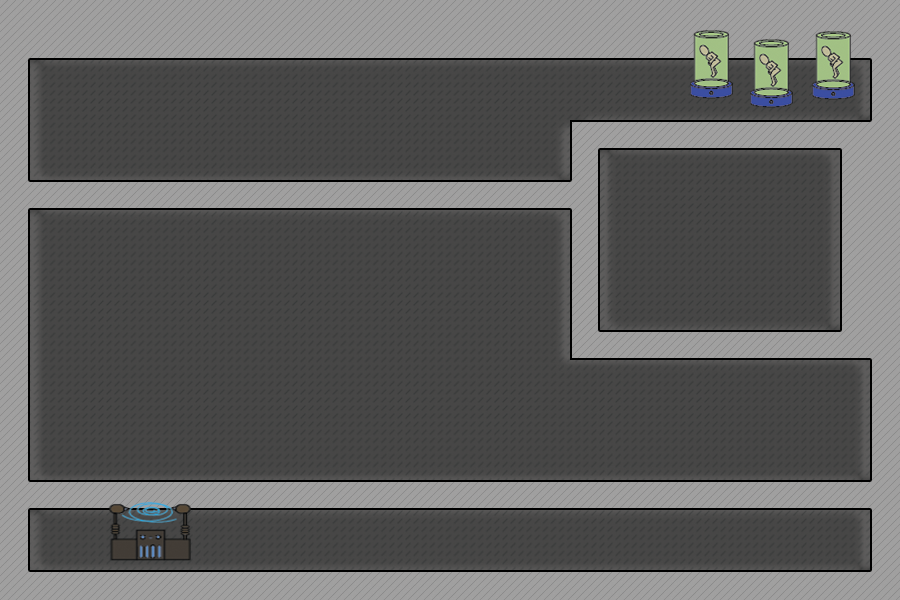

Rendered tile map (Tiled .tmx) drawn with the repository's tilesets; below, a short description and the map source with its tile grids summarised:
An orthogonal 15x10 tile map with 60x60 px tiles, 1 tile layer (background) and 8 objects.

<map version="1.0" orientation="orthogonal" renderorder="right-down" width="15" height="10" tilewidth="60" tileheight="60" nextobjectid="9">
 <tileset firstgid="1" name="lab" tilewidth="60" tileheight="60">
  <image source="level 3.png" width="900" height="600" />
 </tileset>
 <layer name="background" width="15" height="10">
  <data>[150 cells, 150 non-empty, 150 distinct tile ids]</data>
 </layer>
 <objectgroup name="collision">
  <object id="1" x="111.333" y="557.333">
   <polyline points="0,0 -0.666667,-33.3333 0,-44 -4.66667,-48.6667 1.33333,-56 12,-55.3333 15.3333,-52 39.3333,-58.6667 60,-54 72,-55.3333 80.6667,-52.6667 82.6667,-48 76.6667,-44 79.3333,-34.6667 81.3333,-25.3333 80,-20.6667 80,0.666667 0.666667,1.33333" />
  </object>
  <object id="2" x="691.333" y="32.6667">
   <polyline points="0,0 -1.33333,46.6667 -4,59.3333 4.66667,67.3333 29.3333,68.6667 43.3333,66.6667 43.3333,48 39.3333,45.3333 40,-4 16.6667,-6.66667 0,-1.33333" />
  </object>
  <object id="3" x="753.333" y="40.6667">
   <polyline points="0,0 18,-5.33333 35.3333,0 36,48 41.3333,55.3333 40.6667,61.3333 27.3333,66.6667 6.66667,66.6667 -4,60.6667 -2,48.6667 0.666667,0.666667" />
  </object>
  <object id="4" x="816" y="34">
   <polyline points="0,0 12.6667,-5.33333 27.3333,-4 36.6667,0.666667 34.6667,48.6667 38.6667,50 40.6667,59.3333 32,64 8,66 -2.66667,62 -4,50 -2,46 -0.666667,1.33333" />
  </object>
 </objectgroup>
 <objectgroup name="spawnpoints">
  <object id="5" x="70.6667" y="304">
   <polyline points="0,0 0.666667,32 24,32 22,3.33333 0,-0.666667" />
  </object>
  <object id="6" x="700" y="222">
   <polyline points="0,0 24.6667,-4.66667 34,20.6667 9.33333,27.3333 2,-0.666667" />
  </object>
  <object id="7" x="529.333" y="526">
   <polyline points="0,0 -0.666667,23.3333 23.3333,23.3333 24,2 -1.33333,0.666667" />
  </object>
  <object id="8" x="380.667" y="116">
   <polyline points="0,0 0,29.3333 25.3333,29.3333 31.3333,0 2,1.33333" />
  </object>
 </objectgroup>
</map>
